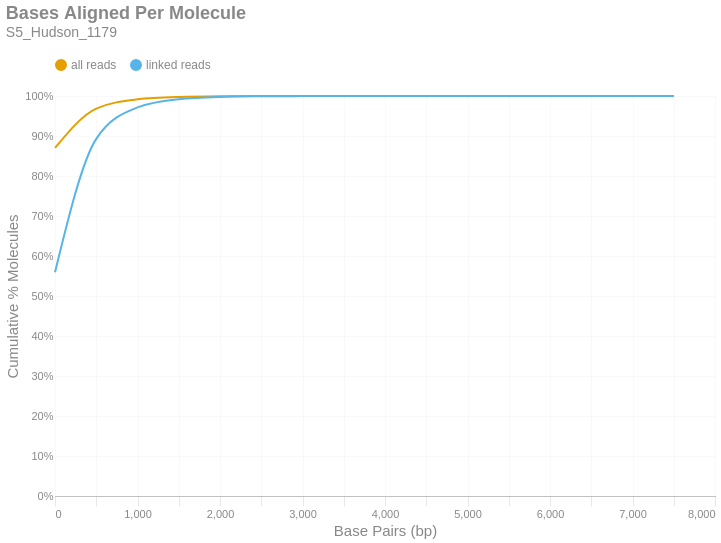

Write notebook code for a chart like this one.
### Markdown cell above
### Bases Aligned Per Molecule
This is a cumulative frequency distribution showing the number of base pairs aligned per unique molecule. These data are shown in 500 bp bins. There are two distributions: one with `all reads` (yellow) and another with only `linked reads` (blue). The percent of molecules in the `linked reads` distribution is relative to the total number of linked molecules.

### Code cell
if SKIPLR:
    print_html(f"Skipped")
else:
    binned_df = consolidated_hist(valids['aligned_bp'], mask, 500, True)
    with SafeRender(binned_df):
        (
            density_plot(binned_df, 'Bases Aligned Per Molecule', samplename, 'basesper')
            .encode(
                x=alt.X('bin:Q', title="Base Pairs (bp)").axis(tickMinStep=500).scale(padding=0),
                y=alt.Y('value:Q', title='Cumulative % Molecules')
                    .axis(format='%')
                    .scale(domain = [0,1])
                    .stack(False),
                color=alt.Color("key:N").scale(domain = ["all reads", "linked reads"]),
                tooltip = [
                    alt.Tooltip("key:N", title = "Data Type"),
                    alt.Tooltip("range_label:N", title="Bases Aligned Per Molecule"),
                    alt.Tooltip("value:Q", format = ".2%", title="% Molecules (Cum.)")
                ]
            )
        ).display()

### Figure 1 — Vega-Lite specification as saved in the notebook (floating-point values rounded to 4 significant figures)
{"width": "container", "height": 400, "config": {"title": {"anchor": "start", "dy": -15, "fontSize": 18, "color": "#888888", "subtitleColor": "#888888", "subtitleFontSize": 14}, "arc": {"fill": "#0072B2"}, "axis": {"domainColor": "#888888", "domainWidth": 0.5, "gridWidth": 0.2, "grid": false, "titleFontWeight": 400, "titleFontSize": 15, "labelFontSize": 11, "labelColor": "#888888", "tickColor": "#888888", "tickWidth": 0.2, "titleColor": "#888888"}, "axisBand": {"grid": false}, "axisX": {"grid": true, "tickSize": 10, "domainCap": "round"}, "axisY": {"domain": false, "grid": true, "tickSize": 0, "domainCap": "round"}, "background": "transparent", "header": {"labelFontSize": 15, "labelColor": "#888888", "titleFontSize": 15, "titleFontWeight": 600, "titleColor": "#888888"}, "legend": {"labelFont": "sans-serif", "labelFontSize": 12, "labelColor": "#888888", "symbolSize": 100, "symbolType": "circle", "titleFontSize": 12, "titlePadding": 10, "titleColor": "#888888", "title": null, "orient": "top"}, "range": {"category": ["#E69F00", "#56B4E9", "#009E73", "#F0E442", "#0072B2", "#D55E00", "#CC79A7", "#000000"], "diverging": ["#cfe8f3", "#a2d4ec", "#73bfe2", "#46abdb", "#1696d2", "#12719e"]}, "area": {"fill": "#0072B2", "fillOpacity": 0.7, "line": true, "strokeOpacity": 0.7}, "line": {"color": "#0072B2", "stroke": "#0072B2", "strokeWidth": 2}, "trail": {"color": "#0072B2", "stroke": "#0072B2", "strokeWidth": 0, "size": 1}, "point": {"filled": true, "fillOpacity": 1.0, "size": 95}, "text": {"color": "#888888", "fontSize": 11, "align": "right", "fontWeight": 400, "size": 11}, "bar": {"fill": "#0072B2", "stroke": null}, "view": {"stroke": null, "continuousWidth": 660, "continuousHeight": 400}}, "data": {"name": "data-b270314b74f2585c4dea970091120ae5"}, "mark": {"type": "line", "interpolate": "monotone", "point": {"opacity": 0, "size": 275}}, "encoding": {"color": {"field": "key", "scale": {"domain": ["all reads", "linked reads"]}, "type": "nominal"}, "tooltip": [{"field": "key", "title": "Data Type", "type": "nominal"}, {"field": "range_label", "title": "Bases Aligned Per Molecule", "type": "nominal"}, {"field": "value", "format": ".2%", "title": "% Molecules (Cum.)", "type": "quantitative"}], "x": {"axis": {"tickMinStep": 500}, "field": "bin", "scale": {"padding": 0}, "title": "Base Pairs (bp)", "type": "quantitative"}, "y": {"axis": {"format": "%"}, "field": "value", "scale": {"domain": [0, 1]}, "stack": false, "title": "Cumulative % Molecules", "type": "quantitative"}}, "params": [{"name": "param_c36ac31b6afebe62", "select": {"type": "point", "fields": ["key"]}, "bind": "legend"}], "title": {"text": "Bases Aligned Per Molecule", "subtitle": "S5_Hudson_1179"}, "transform": [{"fold": ["all reads (cumsum)", "linked reads (cumsum)"]}, {"calculate": "replace(datum.key, ' (cumsum)', '')", "as": "key"}, {"filter": {"param": "param_c36ac31b6afebe62"}}], "usermeta": {"embedOptions": {"downloadFileName": "S5_Hudson_1179.basesper"}}, "$schema": "https://vega.github.io/schema/vega-lite/v6.1.0.json", "datasets": {"data-b270314b74f2585c4dea970091120ae5": [{"bin": "0.0", "interval": "0.0-500.0", "all reads": 0.8701, "linked reads": 0.5592, "all reads (cumsum)": 0.8701, "linked reads (cumsum)": 0.5592, "range_label": "0-499"}, {"bin": "500.0", "interval": "500.0-1000.0", "all reads": 0.09845, "linked reads": 0.3337, "all reads (cumsum)": 0.9686, "linked reads (cumsum)": 0.8929, "range_label": "500-999"}, {"bin": "1000.0", "interval": "1000.0-1500.0", "all reads": 0.02307, "linked reads": 0.07859, "all reads (cumsum)": 0.9916, "linked reads (cumsum)": 0.9715, "range_label": "1000-1499"}, {"bin": "1500.0", "interval": "1500.0-2000.0", "all reads": 0.006019, "linked reads": 0.02051, "all reads (cumsum)": 0.9977, "linked reads (cumsum)": 0.992, "range_label": "1500-1999"}, {"bin": "2000.0", "interval": "2000.0-2500.0", "all reads": 0.001665, "linked reads": 0.005672, "all reads (cumsum)": 0.9993, "linked reads (cumsum)": 0.9977, "range_label": "2000-2499"}, {"bin": "2500.0", "interval": "2500.0-3000.0", "all reads": 0.0004474, "linked reads": 0.001524, "all reads (cumsum)": 0.9998, "linked reads (cumsum)": 0.9992, "range_label": "2500-2999"}, {"bin": "3000.0", "interval": "3000.0-3500.0", "all reads": 0.0001429, "linked reads": 0.0004867, "all reads (cumsum)": 0.9999, "linked reads (cumsum)": 0.9997, "range_label": "3000-3499"}, {"bin": "3500.0", "interval": "3500.0-4000.0", "all reads": 5.412e-05, "linked reads": 0.0001844, "all reads (cumsum)": 1.0, "linked reads (cumsum)": 0.9999, "range_label": "3500-3999"}, {"bin": "4000.0", "interval": "4000.0-4500.0", "all reads": 1.864e-05, "linked reads": 6.351e-05, "all reads (cumsum)": 1.0, "linked reads (cumsum)": 0.9999, "range_label": "4000-4499"}, {"bin": "4500.0", "interval": "4500.0-5000.0", "all reads": 9.321e-06, "linked reads": 3.175e-05, "all reads (cumsum)": 1.0, "linked reads (cumsum)": 1.0, "range_label": "4500-4999"}, {"bin": "5000.0", "interval": "5000.0-5500.0", "all reads": 3.061e-06, "linked reads": 1.043e-05, "all reads (cumsum)": 1.0, "linked reads (cumsum)": 1.0, "range_label": "5000-5499"}, {"bin": "5500.0", "interval": "5500.0-6000.0", "all reads": 1.252e-06, "linked reads": 4.265e-06, "all reads (cumsum)": 1.0, "linked reads (cumsum)": 1.0, "range_label": "5500-5999"}, {"bin": "6000.0", "interval": "6000.0-6500.0", "all reads": 8.347e-07, "linked reads": 2.844e-06, "all reads (cumsum)": 1.0, "linked reads (cumsum)": 1.0, "range_label": "6000-6499"}, {"bin": "6500.0", "interval": "6500.0-7000.0", "all reads": 2.782e-07, "linked reads": 9.479e-07, "all reads (cumsum)": 1.0, "linked reads (cumsum)": 1.0, "range_label": "6500-6999"}, {"bin": "7000.0", "interval": "7000.0-7500.0", "all reads": 1.391e-07, "linked reads": 4.739e-07, "all reads (cumsum)": 1.0, "linked reads (cumsum)": 1.0, "range_label": "7000-7499"}, {"bin": "7500.0", "interval": "7500.0-8000.0", "all reads": 1.391e-07, "linked reads": 4.739e-07, "all reads (cumsum)": 1.0, "linked reads (cumsum)": 1.0, "range_label": "7500-7999"}]}}
